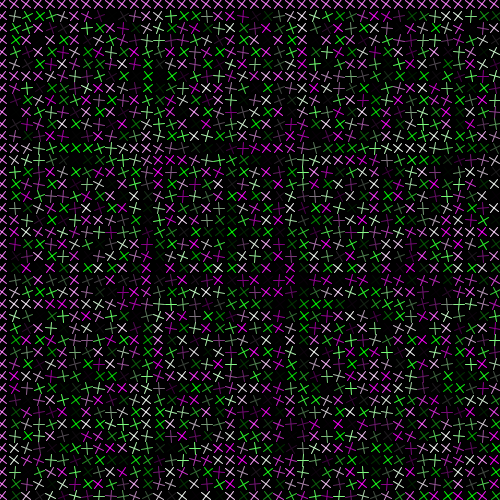
Frame 1 (no input)
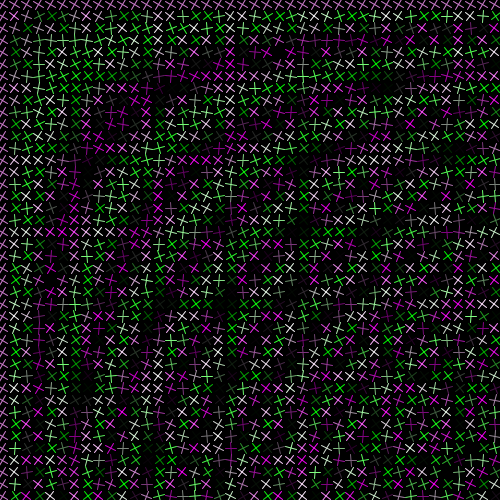
Frame 60 (the mouse pressed at the canvas centre just before this capture)
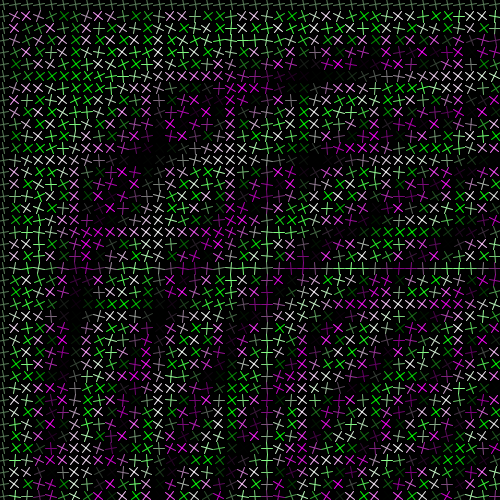
Frame 120 (the mouse held since frame 60 and released just before this capture)

The Processing sketch that drew these frames (run headless with seeded random() and noise(); from frame 60 on, the mouse is pressed at the canvas centre):

// Processing sketch: stitchesColors
// ── stitchesColors.pde
Cross cross;
int numXY = 60;
float sizeWH;

void setup() {
  size(500, 500);
  cross = new Cross();
  sizeWH = (width+height/2)/numXY;
}

void draw() {
  background(0);
  float time = float(millis())/100;
  for (int x = 0; x < numXY; x++) {
    for (int y = 0; y < numXY; y++) {
      pushMatrix();
      stroke(map(sin(x*y+time), -1, 1, 0, 255), map(sin(x*y/time), -1, 1, 0, 255), map(sin(x*y+time), -1, 1, 0, 255));
      translate(x*sizeWH+sizeWH/4, y*sizeWH+sizeWH/4);
      rotate(radians(map(sin(x*y+time), -1, 1, 0, 90)));     
      cross.create(-sizeWH/4, -sizeWH/4, sizeWH*2/3, sizeWH*2/3);
      popMatrix();
    }
  }
  //fill(255, 10);
  //rect(0, 0, width, height);
}

class Cross {
  float x, y, w, h;

  Cross() {
  } 

  void create(float x, float y, float w, float h) {
    this.x = x;
    this.y = y;
    this.w = w;
    this.h = h;
    line(this.x, this.y, this.x + this.w, this.y + this.h);
    line(this.x, this.y + this.h, this.x + this.w, this.y);
  }
}
